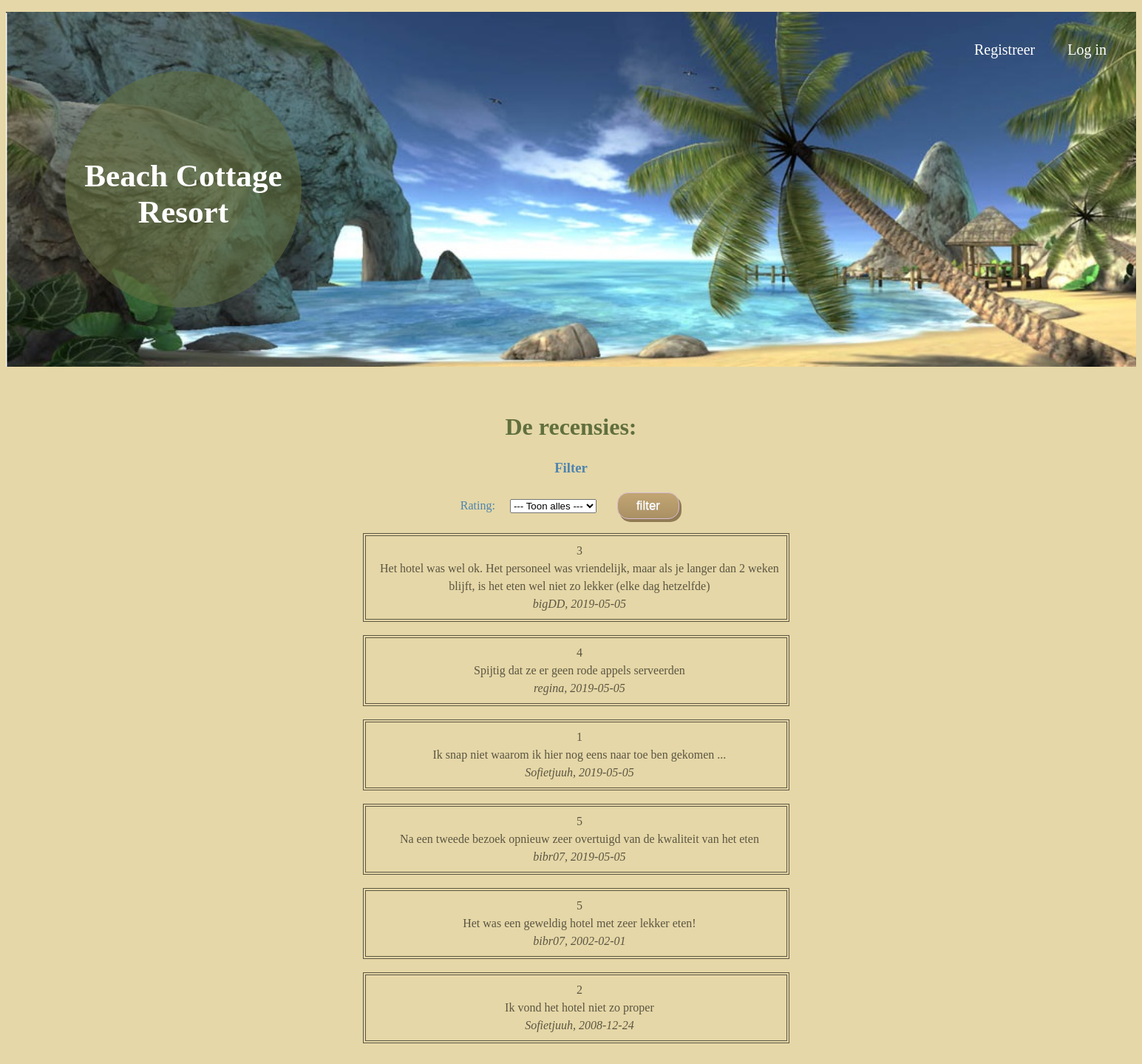
The page / on the database its author committed.
### tables this page shows
CREATE TABLE `reacties` (
  `reactienummer` int(11) NOT NULL AUTO_INCREMENT,
  `reactie` varchar(400) NOT NULL,
  `gebruikersnaam` varchar(10) NOT NULL,
  `geposteDatum` date NOT NULL,
  `rating` tinyint(1) DEFAULT NULL,
  PRIMARY KEY (`reactienummer`)
);

### index.php (the view, shortened to what this page needs)
<?php
    class ReactiesLijst {
        public function getLijst ($gekozenRating){
            $lijst = array ();
            $db = new PDO("mysql:host=localhost;dbname=gastenboek","root", "");
            if (($gekozenRating == 0) || ($gekozenRating == NULL)) {
                $resultSet = $db->query("select reactienummer, reactie, gebruikersnaam, geposteDatum, rating from reacties order by reactienummer desc");
                foreach ($resultSet as $rij){
                    $reactie = '<em class="rating">' . $rij["rating"] . '</em><br>' .$rij["reactie"] . '<br><i> ' .$rij["gebruikersnaam"] . ', ' .$rij["geposteDatum"] . '</i>';
                    array_push ($lijst, $reactie);
                }
            }
            return $lijst;
        }
    }
?>
<!DOCTYPE HTML>
<html>
    <head>
        <link rel="stylesheet" href="css/css.css">
    </head>
    <body>
        <header>
            <div id="titel">
                <h1>Beach Cottage <br> Resort</h1>
            </div>
            <ul>
                <li><a href="registreren.php">Registreer</a></li>
                <li><a href="login.php">Log in</a></li>
            </ul>
        </header>
        <br><br>
        <h2>De recensies:</h2>
        <div class="filter">
            <h3>Filter</h3>
            <form action="index.php" method="POST">
               Rating: &nbsp; &nbsp;
                <select name="keuzeRating">
                    <option value="0" selected>--- Toon alles ---</option>
                </select> &nbsp; &nbsp; &nbsp;
                <label>
                    <input type="submit" value="filter" class="button">
                </label>
            </form>
        </div>
        <?php
            if (strtoupper($_SERVER['REQUEST_METHOD']) == 'POST'){
                $pl = new ReactiesLijst();
                $tab = $pl->getLijst ($_POST["keuzeRating"]);
            } else {
                $pl = new ReactiesLijst();
                $tab = $pl->getLijst ("0");
            }
        ?>
        <div class="recensies">
            <ul>
                <?php
                foreach ($tab as $reactie) {
                    print ("<li>" . $reactie . "</li><br>");
                }?>
            </ul>
        </div>
    </body>
</html>

### css/css.css (style rules this page uses)
html { background-color: #e5d7a7; }
h1 { color: white; font-size: 2.7em; margin-top: 2.7em; }
h2 { color: rgb(97,111,62); font-size: 2em; text-align: center; }
i { color: #5B5643; }
body { color: #252119; }
a { color: inherit; }
.filter { margin : auto; width: 35%; text-align: center; color: #4E84AF; }
#titel { margin: 5em; background-color: rgba(97,111,62,0.6); border-radius: 50%; height: 20em; width: 20em; display: inline-block; text-align: center; display: inline-block; float: left; }
header { background-image: url("../img/blog-image-perfectbeachlaunch.jpg"); height: 30em; background-size: cover; }
header ul { list-style-type: none; text-align: right; }
header ul li { display: inline; }
header ul li a { font-size: 20px; display: inline-block; text-decoration: none; padding-right: 2em; color: white; margin-top: 2em; }
.recensies ul { list-style-type: none; position:relative; left: 29%; }
.recensies ul li { border: 0.3em double #5B5643; padding: 0.5em; padding-left: 1em; margin-right: 57em; text-align: center; color: #5B5643; line-height: 1.5em; }
.button { -moz-box-shadow: 3px 4px 0px 0px #917b55; -webkit-box-shadow: 3px 4px 0px 0px #917b55; box-shadow: 3px 4px 0px 0px #917b55; background: -webkit-gradient(linear, left top, left bottom, color-stop(0.05, #c1a472), color-stop(1, #a99064)); background: -moz-linear-gradient(top, #c1a472 5%, #a99064 100%); background: -webkit-linear-gradient(top, #c1a472 5%, #a99064 100%); background: -o-linear-gradient(top, #c1a472 5%, #a99064 100%); background: -ms-linear-gradient(top, #c1a472 5%, #a99064 100%); background: linear-gradient(to bottom, #c1a472 5%, #a99064 100%); filter:progid:DXImageTransform.Microsoft.gradient(startColorstr='#c1a472', endColorstr='#a99064',GradientType=0); background-color: #c1a472; -moz-border-radius: 15px; -webkit-border-radius: 15px; border-radius: 15px; border: 1px solid #d6bcd6; display: inline-block; cursor: pointer; color: white; font-family: Arial; font-size: 17px; padding: 7px 25px; text-decoration: none; text-shadow: 0px 1px 0px #e1e2ed; }
label { padding: 0.2em 0.2em 0.2em 0; display: inline-block; }
em { font-style:normal; }

### rows shown on the page
reacties: rating "3", reactie "Het hotel was wel ok. Het personeel was vriendelijk, maar als je langer dan 2 weken blijft, is het eten wel niet zo lekker (elke dag hetzelfde)", gebruikersnaam "bigDD", geposteDatum "2019-05-05"
reacties: rating "4", reactie "Spijtig dat ze er geen rode appels serveerden", gebruikersnaam "regina", geposteDatum "2019-05-05"
reacties: rating "1", reactie "Ik snap niet waarom ik hier nog eens naar toe ben gekomen ...", gebruikersnaam "Sofietjuuh", geposteDatum "2019-05-05"
reacties: rating "5", reactie "Na een tweede bezoek opnieuw zeer overtuigd van de kwaliteit van het eten", gebruikersnaam "bibr07", geposteDatum "2019-05-05"
reacties: rating "5", reactie "Het was een geweldig hotel met zeer lekker eten!", gebruikersnaam "bibr07", geposteDatum "2002-02-01"
reacties: rating "2", reactie "Ik vond het hotel niet zo proper", gebruikersnaam "Sofietjuuh", geposteDatum "2008-12-24"
